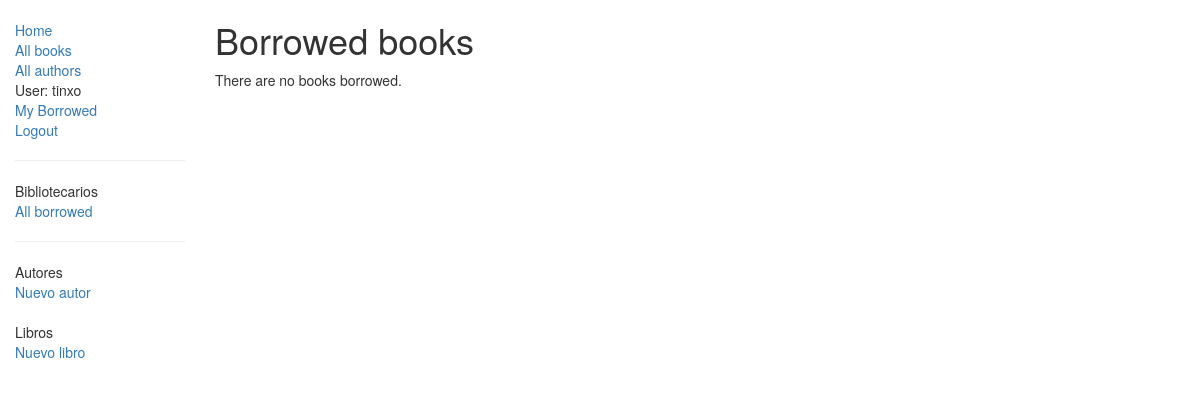
Before: /catalog/borrowed/ (signed in) with the older database file.
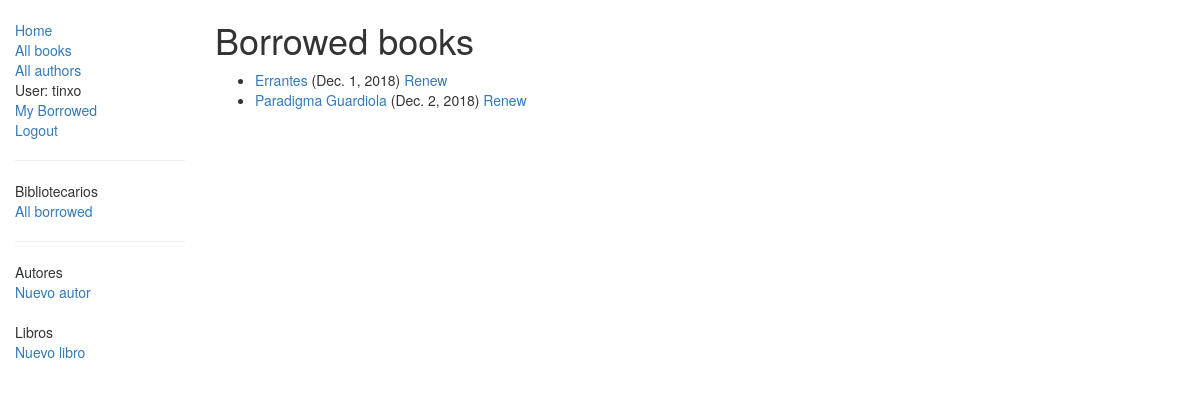
After: the same page with the newer database file.
### catalog/models.py (models this page shows, shortened)
class BookInstance(models.Model):
    id = models.UUIDField(primary_key=True, default=uuid.uuid4, help_text="ID único para este libro particular en toda la biblioteca")
    book = models.ForeignKey('Book', on_delete=models.SET_NULL, null=True)
    imprint = models.CharField(max_length=200)
    due_back = models.DateField(null=True, blank=True)
    LOAN_STATUS = (
        ('m', 'Maintenance'),
        ('o', 'On loan'),
        ('a', 'Available'),
        ('r', 'Reserved'),
    )
    status = models.CharField(max_length=1, choices=LOAN_STATUS, blank=True, default='m', help_text='Disponibilidad del libro')
    borrower = models.ForeignKey(User, on_delete=models.SET_NULL, null=True, blank=True)
    class Meta:
        ordering = ["due_back"]
        permissions = (
            ("can_mark_returned", "Set book as returned"),
            ("can_view_all_borrowed", "View books borrowed by all users"),
        )
    @property
    def is_overdue(self):
        if self.due_back and date.today() > self.due_back:
            return True
        return False

class Book(models.Model):
    title = models.CharField(max_length=200)
    author = models.ForeignKey('Author', on_delete=models.SET_NULL, null=True)
    summary = models.TextField(max_length=1000, help_text="Enter a brief description of the book")
    isbn = models.CharField('ISBN',max_length=13, help_text='13 Character <a href="https://www.isbn-international.org/content/what-isbn">ISBN number</a>')
    genre = models.ManyToManyField(Genre, help_text="Select a genre for this book")
    lenguaje = models.ForeignKey('Lenguaje', on_delete=models.SET_NULL, null=True)
    def display_genre(self):
        """
        Creates a string for the Genre. This is required to display genre in Admin.
        """
        return ', '.join([ genre.name for genre in self.genre.all()[:3] ])
    display_genre.short_description = 'Genre'
    class Meta:
        permissions = (
            ("can_add_mod_del_books", "Add, modify or delete books"),
        )

### catalog/views.py (the view)
class LoanedBooksAllListView(PermissionRequiredMixin,generic.ListView):
    permission_required = 'catalog.can_view_all_borrowed'
    model = BookInstance
    template_name ='catalog/bookinstance_list_borrowed.html'
    paginate_by = 10
    def get_queryset(self):
        return BookInstance.objects.filter(status__exact='o').order_by('due_back')

### catalog/templates/catalog/bookinstance_list_borrowed.html
{% extends "base_generic.html" %}
{% block content %}
    <h1>Borrowed books</h1>
    {% if bookinstance_list %}
    <ul>
      {% for bookinst in bookinstance_list %}
      <li class="{% if bookinst.is_overdue %}text-danger{% endif %}">
        <a href="{% url 'book-detail' bookinst.book.pk %}">{{bookinst.book.title}}</a> ({{ bookinst.due_back }})
        {% if perms.catalog.can_mark_returned %}
          <a href="{% url 'renew-book-librarian' bookinst.id %}">Renew</a>
        {% endif %}
      </li>
      {% endfor %}
    </ul>
    {% else %}
      <p>There are no books borrowed.</p>
    {% endif %}
{% endblock %}

Changed rows visible on the page:
now on this page (row edited): BookInstance: book "Errantes", due_back "Dec. 1, 2018"
now on this page (row edited): BookInstance: book "Paradigma Guardiola", due_back "Dec. 2, 2018"
Other visible differences:
text no longer shown: "There are no books borrowed."
